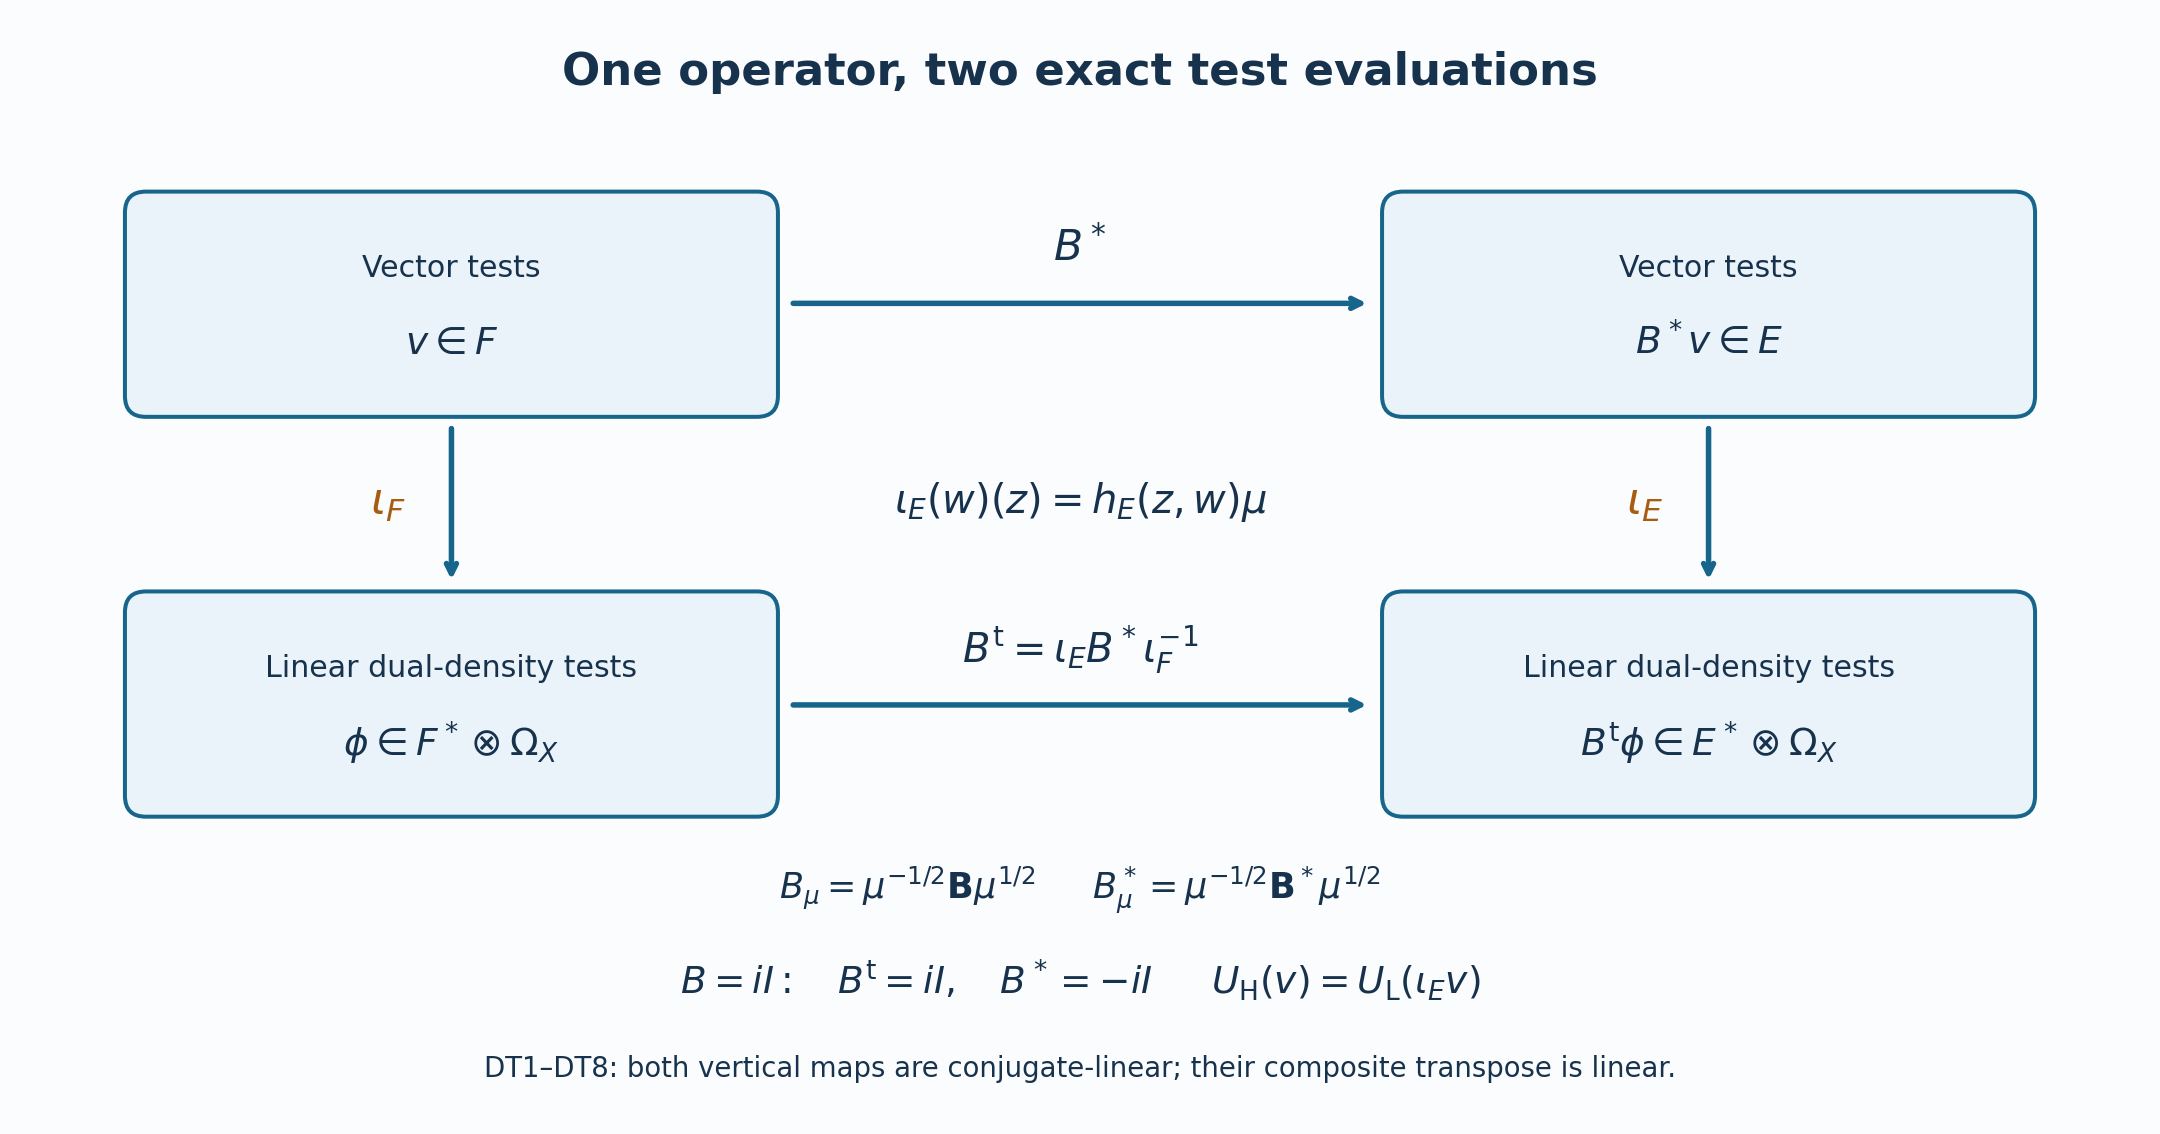

This figure's Python source:
"""Reproduce the exact dual-map square, DT1--DT8. CC0."""
from pathlib import Path
import matplotlib
matplotlib.use('Agg')
import matplotlib.pyplot as plt
from matplotlib.patches import FancyBboxPatch

root=Path(__file__).resolve().parent
fig,ax=plt.subplots(figsize=(12,6.3))
fig.patch.set_facecolor('#fbfcfe');ax.set_facecolor('#fbfcfe')
ax.set_xlim(0,12);ax.set_ylim(0,6.3);ax.axis('off')
ink='#17324d'; blue='#17658b'; amber='#a75d10'
ax.text(6,5.98,'One operator, two exact test evaluations',ha='center',va='center',fontsize=18,color=ink,weight='bold')
def box(x,y,title,formula):
    ax.add_patch(FancyBboxPatch((x,y),3.5,1.05,boxstyle='round,pad=0.12',facecolor='#eaf3f9',edgecolor=blue,lw=1.6))
    ax.text(x+1.75,y+.73,title,ha='center',va='center',fontsize=12,color=ink)
    ax.text(x+1.75,y+.30,formula,ha='center',va='center',fontsize=15,color=ink)
box(.65,4.13,'Vector tests',r'$v\in F$')
box(7.85,4.13,'Vector tests',r'$B^*v\in E$')
box(.65,1.84,'Linear dual-density tests',r'$\phi\in F^*\otimes\Omega_X$')
box(7.85,1.84,'Linear dual-density tests',r'$B^{\mathrm{t}}\phi\in E^*\otimes\Omega_X$')
def arrow(start,end):
    ax.annotate('',xy=end,xytext=start,arrowprops=dict(arrowstyle='->',lw=2.2,color=blue,shrinkA=4,shrinkB=4))
arrow((4.3,4.66),(7.7,4.66));ax.text(6,4.9,r'$B^*$',ha='center',fontsize=17,color=ink)
arrow((4.3,2.36),(7.7,2.36));ax.text(6,2.60,r'$B^{\mathrm{t}}=\iota_E B^*\iota_F^{-1}$',ha='center',fontsize=16,color=ink)
arrow((2.4,4),(2.4,3.02));arrow((9.6,4),(9.6,3.02))
ax.text(2.14,3.52,r'$\iota_F$',ha='right',va='center',fontsize=18,color=amber)
ax.text(9.34,3.52,r'$\iota_E$',ha='right',va='center',fontsize=18,color=amber)
ax.text(6,3.52,r'$\iota_E(w)(z)=h_E(z,w)\mu$',ha='center',va='center',fontsize=16,color=ink)
ax.text(6,1.25,r'$B_\mu=\mu^{-1/2}\mathbf{B}\mu^{1/2}$'
        '     '+r'$B_\mu^*=\mu^{-1/2}\mathbf{B}^*\mu^{1/2}$',ha='center',fontsize=14,color=ink)
ax.text(6,.70,r'$B=iI:\quad B^{\mathrm{t}}=iI,\quad B^*=-iI$'
        '     '+r'$U_{\mathrm{H}}(v)=U_{\mathrm{L}}(\iota_Ev)$',ha='center',fontsize=15,color=ink)
ax.text(6,.23,'DT1–DT8: both vertical maps are conjugate-linear; their composite transpose is linear.',ha='center',fontsize=11,color=ink)
fig.subplots_adjust(left=.015,right=.985,bottom=.015,top=.985)
for suffix in ['png','svg']:
    fig.savefig(root/('linear-and-hermitian-duals.'+suffix),dpi=180,facecolor=fig.get_facecolor())
plt.close(fig)
